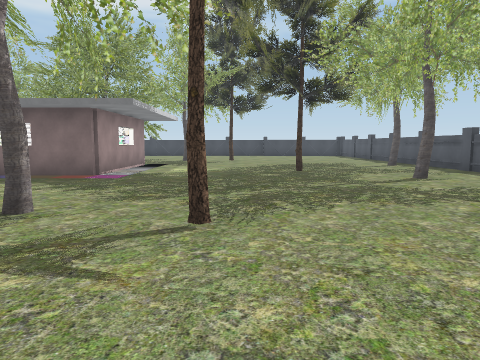
[1] (above)

16 first-person views from a walk through a Unity game level. The camera is 1.5 m above the floor, tilts 6° down and sees 70° across. The floor is counted in squares, 2 m on a side. Each view is taken from the middle of a square. On the plan, view 1 faces up. The plan holds only what a view shows up to about 11 squares ahead; the rest is blank. The player character is not drawn. Some surface patterns are stand-ins.

[2]
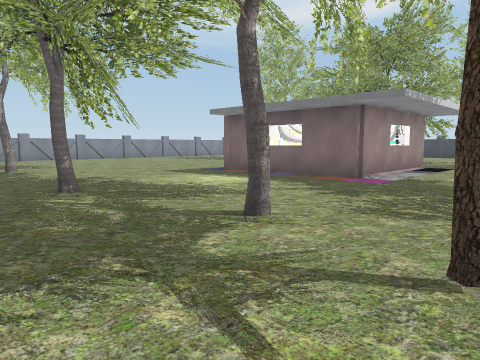

[3]
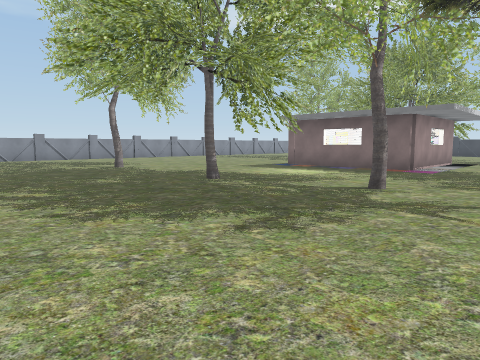

[4]
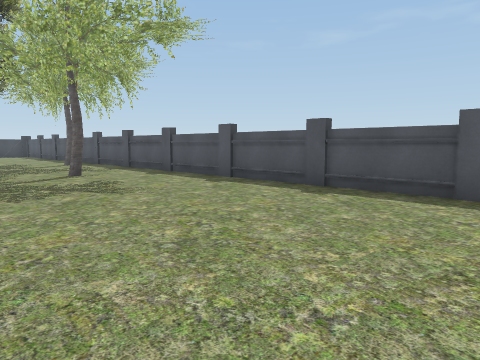

[5]
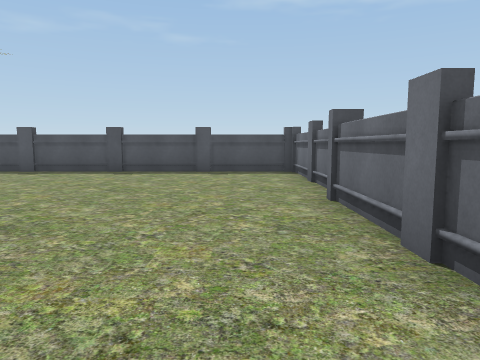

[6]
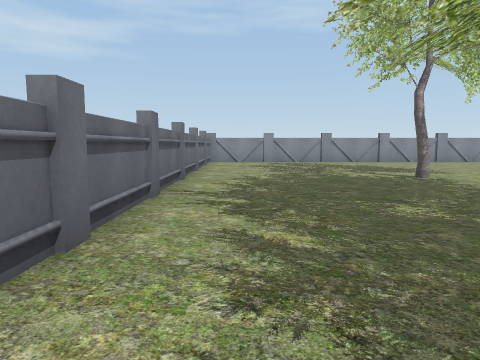

[7]
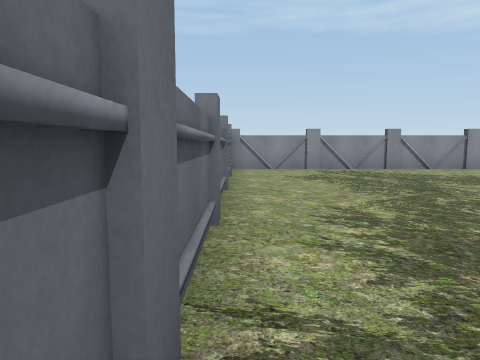

[8]
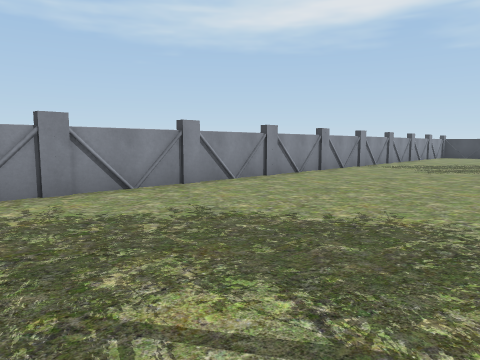

[9]
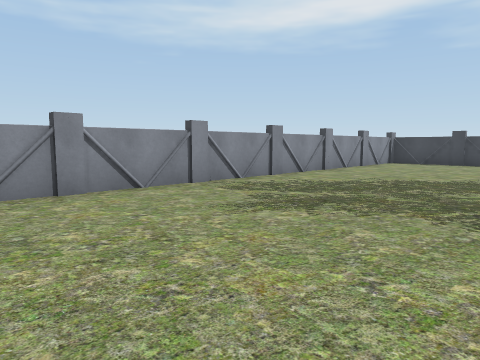

[10]
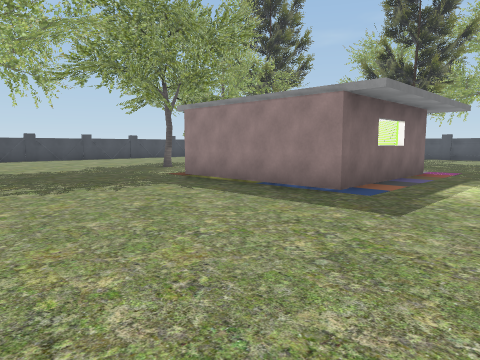

[11]
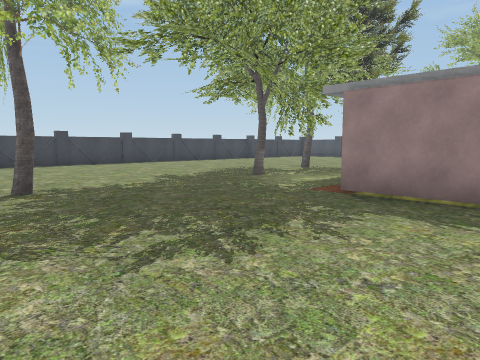

[12]
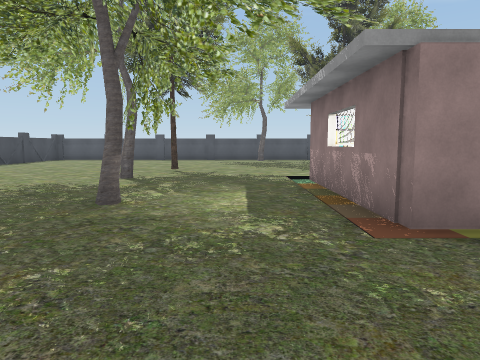

[13]
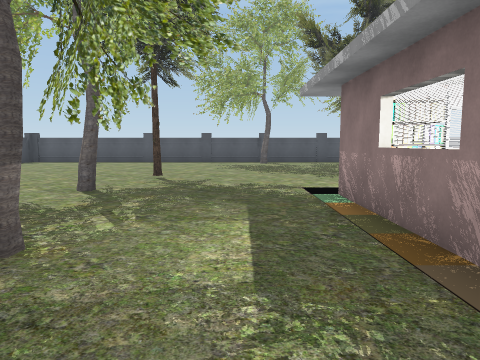

[14]
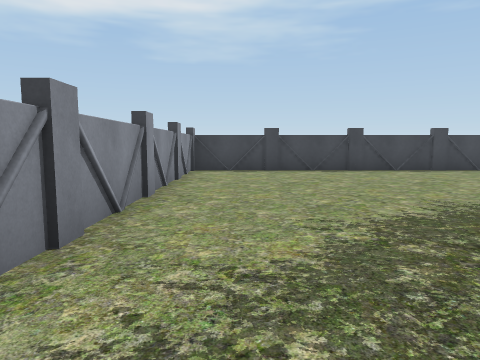

[15]
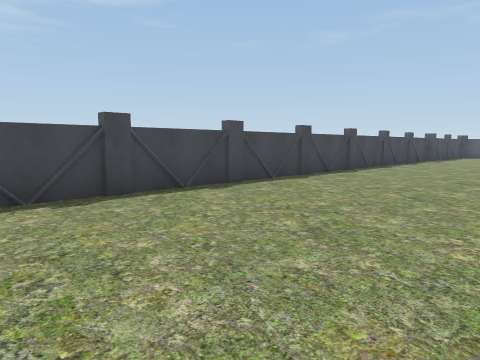

[16]
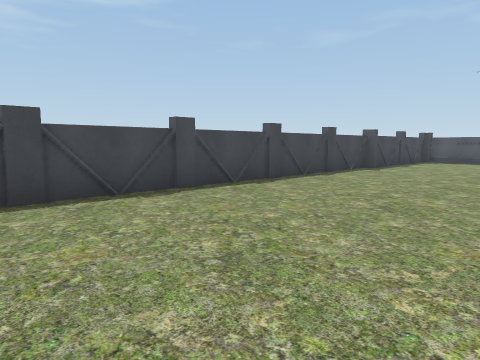

### Floor plan
Points are (right, up) in squares from view 1. A wall is a line through its corners. A room is listed if a view was taken in it or the views show most of it. See-through windows are left out.
Room 1 (views 1, 2, 3, 4, 5, 6, 7, 8, 9, 10, 11, 12, 13, 14, 15, 16)
walls: (-6.6, 11.6) (-5.5, 11.6); (-3.2, 11.5) (-3.2, 8.4); (-3.4, 7.6) (-7.2, 7.6) (-7.2, 10.5); (-1.2, -2.3) (1.8, -2.3); (1.5, 21.9) (-17.4, 21.9) (-17.4, -2.2); (2, 21.6) (1.5, 21.6); (-14.1, -2.3) (-4.8, -2.3); (2.6, -2.5) (6.1, -2.5); (3.6, -2.3) (4.1, -2.3); (6.4, -2.5) (6.4, 11.1)
objects: tree (-11, 3); tree (-11, 15); locker (-7, 9); tree (-6, 3) to (-5, 3); tree (-6, 15) to (-5, 15); other object (-5, 11); rack (-4, 11); tree (-3, 3); other object (-3, 8); tree (-2, 4); tree (-2, 15); tree (0, 3); tree (0, 15); tree (2, 10); tree (4, 7); tree (5, 12)

Positions as (right, up) in squares from view 1, and headings:
1: (0, 0), facing up
2: (0, 1), facing up-left
3: (0, -2), facing up-left
4: (1, -1), facing up-right
5: (-3, -1), facing right
6: (-3, -1), facing left
7: (-7, -2), facing left
8: (-12, 1), facing up-left
9: (-12, 8), facing up-left
10: (-12, 5), facing up-right
11: (-12, 9), facing up-right
12: (-10, 13), facing right
13: (-8, 13), facing right
14: (-16, 12), facing up
15: (-15, 17), facing up-right
16: (-9, 17), facing up-right
